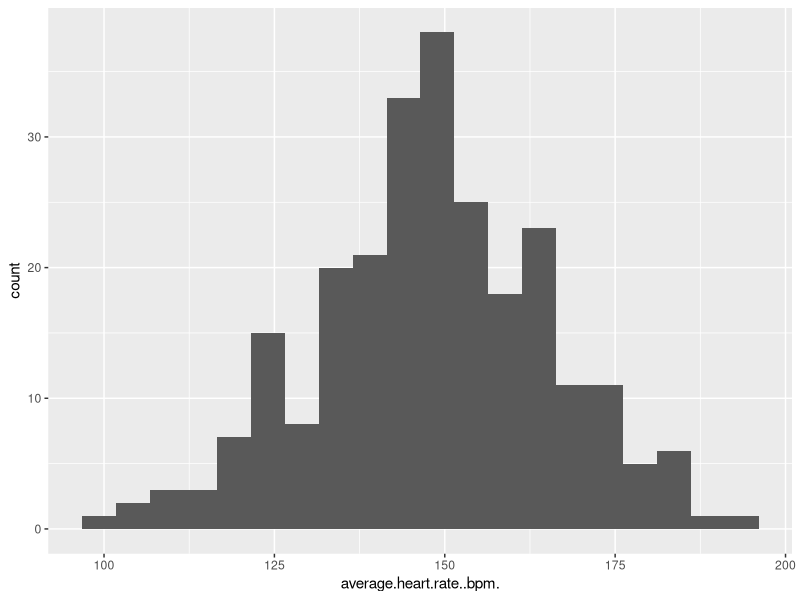
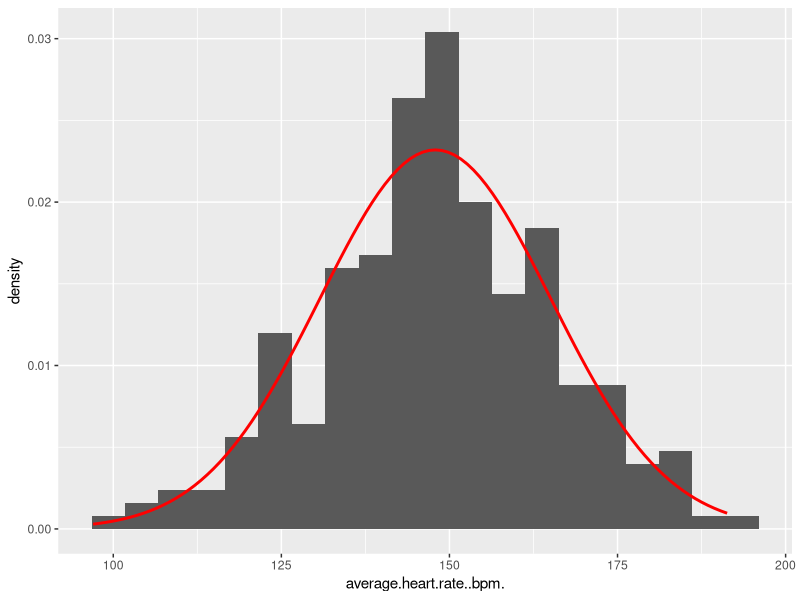
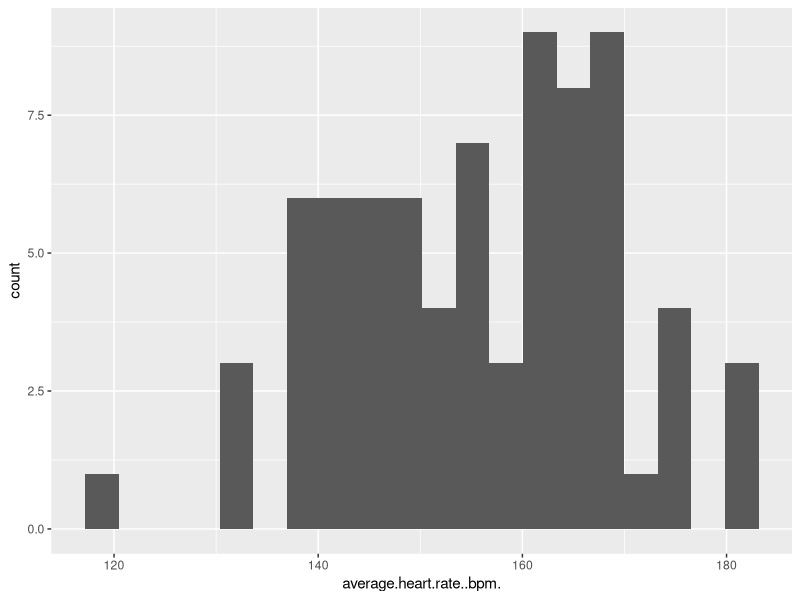
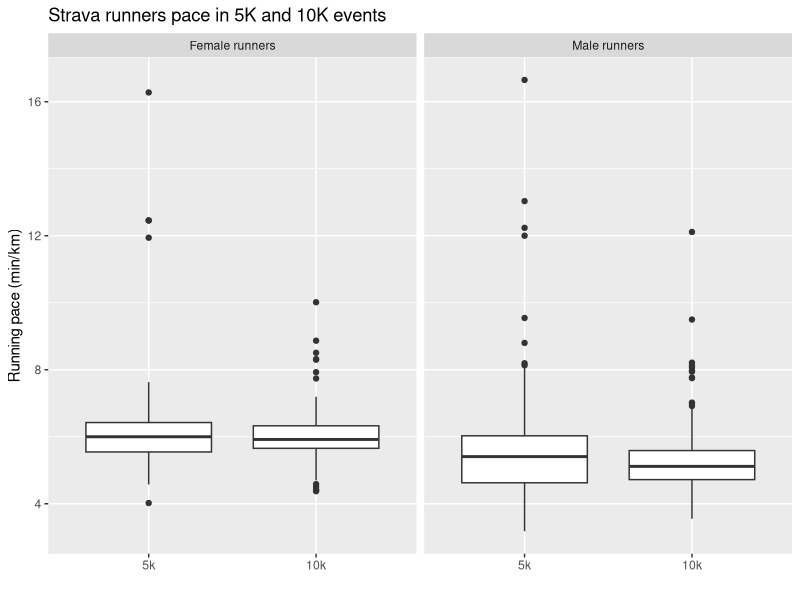
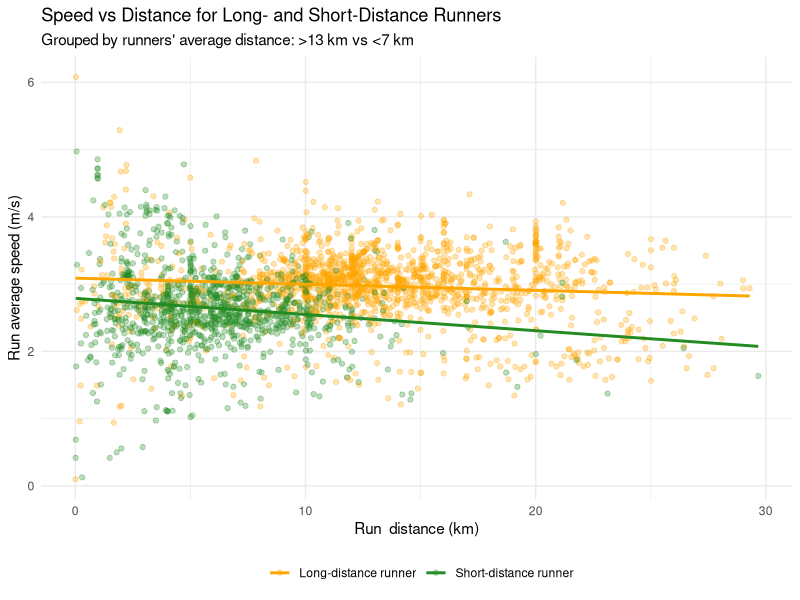
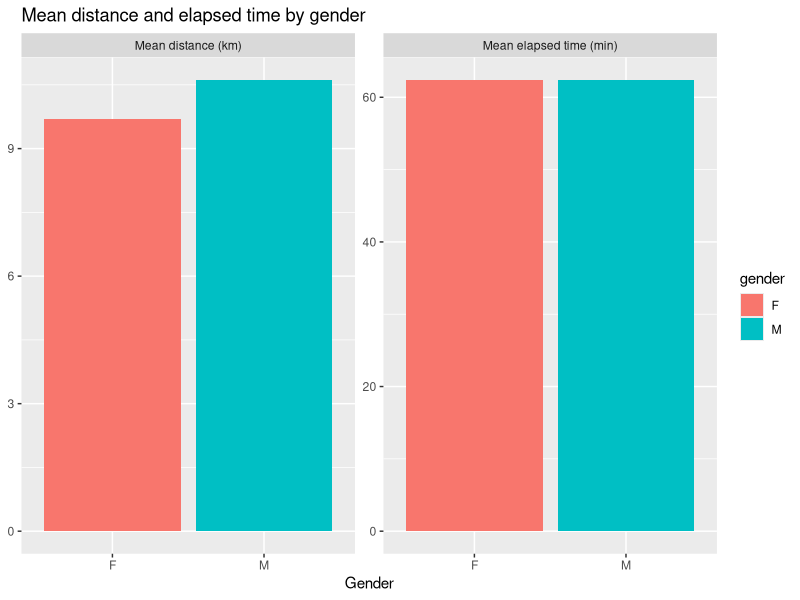
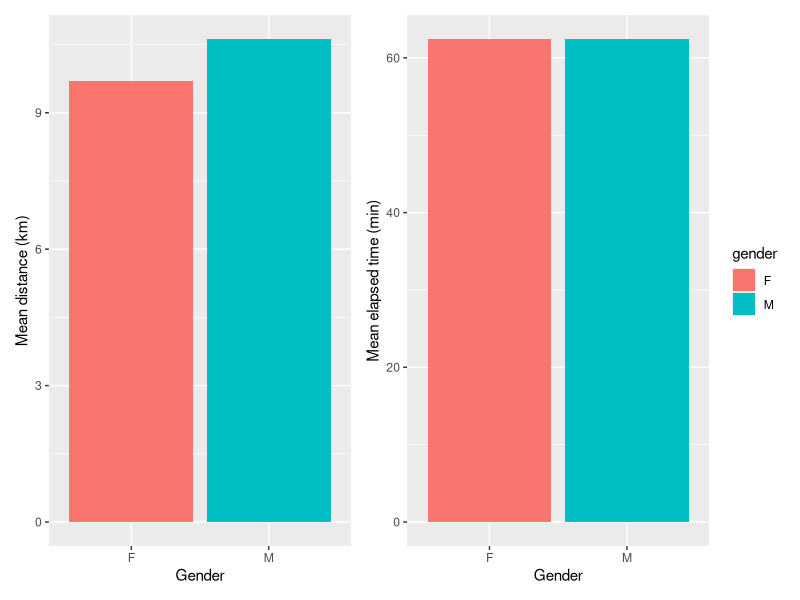

The R script that drew these images, in order:
## ---- chunk 1
knitr::opts_chunk$set(echo = TRUE)
library(tidyverse)
## ---- chunk 2
strava_runs <- read_csv("data/strava_runs.csv")
## ---- chunk 3
data_5k_10k <- strava_runs %>%
  mutate(
    event = case_when(
      distance..m. > 4998 & distance..m. < 5015  ~ "5k",
      distance..m. > 9998 & distance..m. < 10015 ~ "10k",
      TRUE ~ NA_character_
    )
  ) %>%
  filter(!is.na(event))
## ---- chunk 4
data_5k_10k %>% 
  filter(gender == "M") %>%
  filter(!is.na(average.heart.rate..bpm.)) %>%
  ggplot(aes(x = average.heart.rate..bpm.)) + 
  geom_histogram(bins = 20)
## ---- chunk 5
data_5k_10k %>%
  filter(gender == "M") %>%
  summarise(avg = mean(average.heart.rate..bpm., na.rm = TRUE),
            med = median(average.heart.rate..bpm., na.rm = TRUE),
            q25 = quantile(average.heart.rate..bpm., probs = 0.25, na.rm = TRUE),
            q75 = quantile(average.heart.rate..bpm., probs = 0.75, na.rm = TRUE),
            sd = sd(average.heart.rate..bpm., na.rm = TRUE),
            min = min(average.heart.rate..bpm., na.rm = TRUE), 
            max = max(average.heart.rate..bpm., na.rm = TRUE))
## ---- chunk 6
data_5k_10k %>% 
  filter(gender == "M") %>%
  filter(!is.na(average.heart.rate..bpm.)) %>%
  ggplot(aes(x = average.heart.rate..bpm.)) + 
  geom_histogram(aes(y = after_stat(density)),bins = 20)+
  stat_function(fun = dnorm,
                args = list(mean = 147.9, # using values estimated from summary
                            sd = 17.2),   # using values estimated from summary
                color = "red", linewidth = 1)
## ---- chunk 7
data_5k_10k %>% 
  filter(gender == "F") %>%
  filter(!is.na(average.heart.rate..bpm.)) %>%
  ggplot(aes(x = average.heart.rate..bpm.)) + 
  geom_histogram(bins = 20)
## ---- chunk 8
data_5k_10k %>%
  filter(gender == "F") %>%
  summarise(avg = mean(average.heart.rate..bpm., na.rm = TRUE),
            med = median(average.heart.rate..bpm., na.rm = TRUE),
            q25 = quantile(average.heart.rate..bpm., probs = 0.25, na.rm = TRUE),
            q75 = quantile(average.heart.rate..bpm., probs = 0.75, na.rm = TRUE),
            sd = sd(average.heart.rate..bpm., na.rm = TRUE),
            min = min(average.heart.rate..bpm., na.rm = TRUE), 
            max = max(average.heart.rate..bpm., na.rm = TRUE))
## ---- chunk 9
data_5k_10k %>% 
  filter(!is.na(gender)) %>%
  mutate(
    pace_minkm = elapsed.time..s./60/(distance..m./1000),
    gender = case_when(
     gender == "M" ~ "Male runners",
     gender == "F" ~ "Female runners"
   ),
   event = fct_relevel(event, "5k", "10k")
  ) %>%
  ggplot(aes(x = event, y = pace_minkm)) + 
  geom_boxplot() + 
  facet_wrap(~gender)+
  labs(
     x = "",
     y = "Running pace (min/km)",
     title = "Strava runners pace in 5K and 10K events"
  )
## ---- chunk 10
strava_runs <- strava_runs %>%
  mutate(distance_km = distance..m./1000,
         speed_ms = distance..m./elapsed.time..s.)

runs_long_vs_short <- strava_runs %>%
  group_by(athlete) %>%
  summarise(
    avg_dist = mean(distance_km, na.rm = TRUE)
  ) %>%
  mutate(
    long_runner = case_when(
      avg_dist > 13 ~ TRUE,
      avg_dist < 7  ~ FALSE,
      TRUE          ~ NA
    )
  ) %>%
  filter(!is.na(long_runner)) %>%
  select(athlete, long_runner) %>%
  left_join(strava_runs, by = "athlete")
## ---- chunk 11
runs_long_vs_short %>%
  mutate(
    runner = case_when(
      long_runner == TRUE ~ "Long-distance runner",
      long_runner == FALSE ~ "Short-distance runner")) %>%
  ggplot(mapping = aes(x = distance_km, 
                     y = speed_ms, 
                     colour = runner))+
  geom_point(alpha = 0.3) +
  geom_smooth(method = "lm", se = FALSE) + 
   scale_colour_manual(values = c(
     "Long-distance runner" = "orange",
     "Short-distance runner" = "forestgreen")) + 
   theme_minimal() + 
   theme(legend.position = "bottom") +
   labs(
     x = "Run  distance (km)",
     y = "Run average speed (m/s)",
     title = "Speed vs Distance for Long- and Short-Distance Runners",
     subtitle = "Grouped by runners' average distance: >13 km vs <7 km",
     colour = ""
   )
## ---- chunk 12
gender_summary <- strava_runs %>%
  filter(!is.na(gender)) %>%
  group_by(gender) %>%
  summarise(
    mean_dist_km  = mean(distance..m. / 1000, na.rm = TRUE),
    mean_time_min = mean(elapsed.time..s. / 60, na.rm = TRUE)
  )

gender_summary <- gender_summary %>%
  pivot_longer(
    cols = c(mean_dist_km, mean_time_min),
    names_to = "measure",
    values_to = "value"
  ) 

gender_summary %>%
  ggplot(aes(x = gender, y = value, fill = gender)) +
  geom_col() +
  facet_wrap(~ measure, scales = "free_y",
             labeller = as_labeller(c(mean_dist_km  = "Mean distance (km)",
                                      mean_time_min = "Mean elapsed time (min)"))) +
  labs(x = "Gender", y = NULL,
       title = "Mean distance and elapsed time by gender")
## ---- chunk 13
library(patchwork)

gender_summary <- strava_runs %>%
  filter(!is.na(gender)) %>%
  group_by(gender) %>%
  summarise(
    mean_dist_km  = mean(distance..m. / 1000, na.rm = TRUE),
    mean_time_min = mean(elapsed.time..s. / 60, na.rm = TRUE)
  )

p_dist <- ggplot(gender_summary, aes(x = gender, y = mean_dist_km, fill = gender)) +
  geom_col() +
  labs(x = "Gender", y = "Mean distance (km)") +
  theme(legend.position =  "none") # without this part, it duplicates legend info

p_time <- ggplot(gender_summary, aes(x = gender, y = mean_time_min, fill = gender)) +
  geom_col() +
  labs(x = "Gender", y = "Mean elapsed time (min)")

p_dist + p_time
## ---- chunk 14
gender_summary
